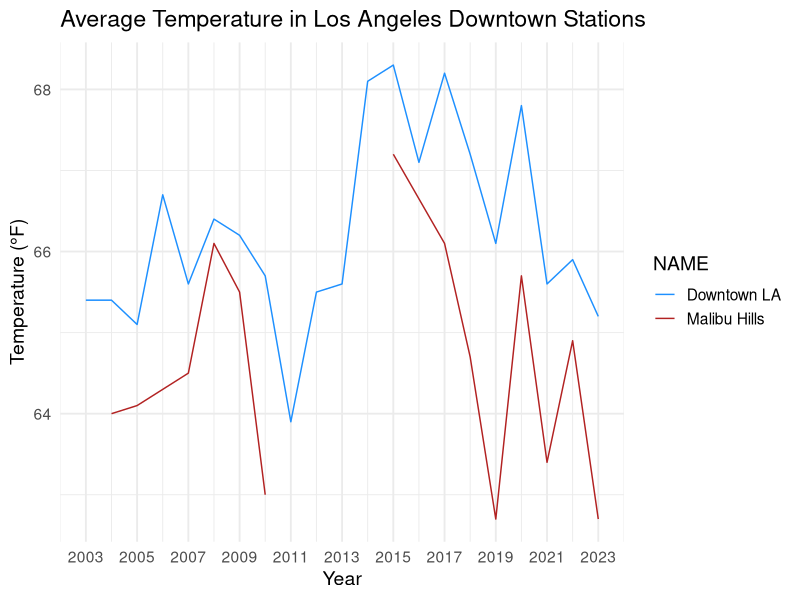
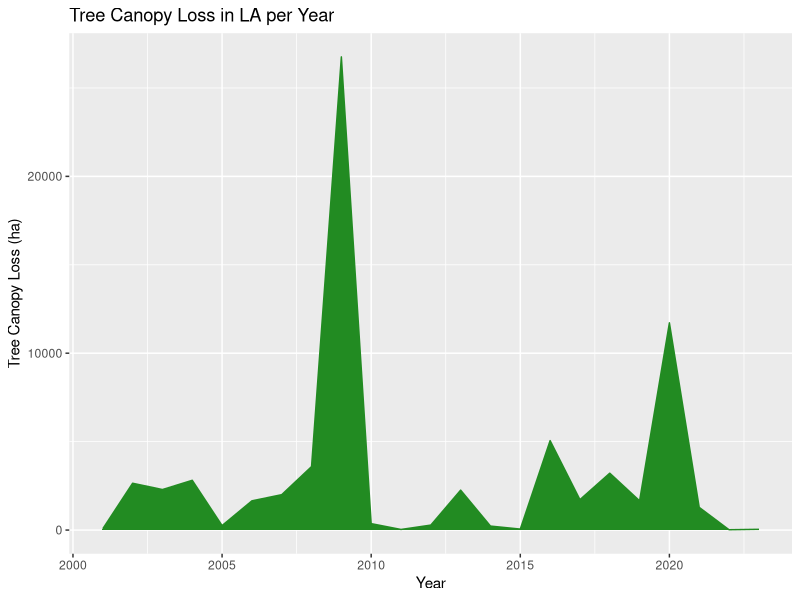
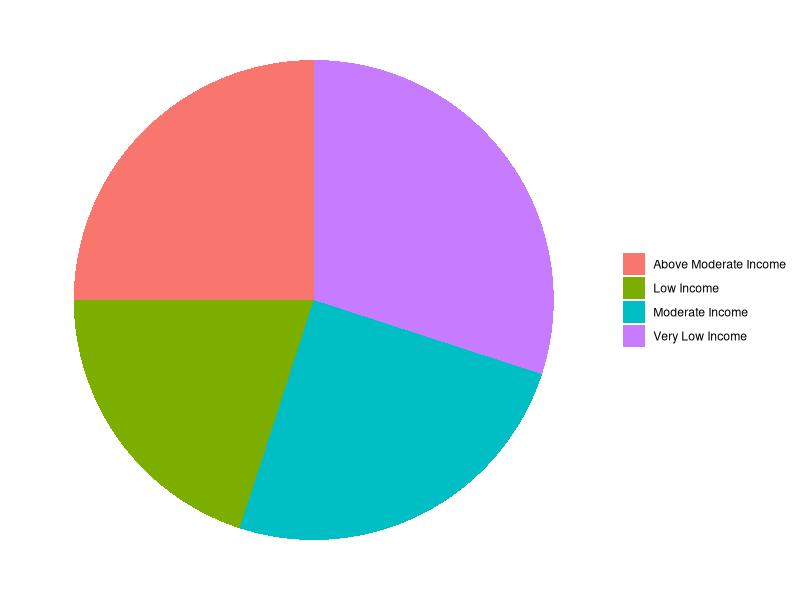

R code for these plots, in order:
## ---- chunk 1
library(here)
library(dplyr)
library(readr)
library(ggplot2)
library(lubridate)
library(tidyverse)
temp_data1<-read_csv(here("data/2003-2005 Temperature Data(in).csv"))
temp_data2<-read_csv(here("data/2006-2012 Temperature Data(in).csv"))
temp_data3<-read_csv(here("data/2013-2019 Temperature Data(in).csv"))
temp_data4<-read_csv(here("data/2020-2023 Temperature Data(in).csv"))


temperature_data<-bind_rows(temp_data1, temp_data2, temp_data3, temp_data4)
## ---- chunk 2

temperature_data$DATE <- as.numeric(temperature_data$DATE)

str(temperature_data$DATE)

downtown_stations <- c("LOS ANGELES DOWNTOWN USC, CA US", "MALIBU HILLS CALIFORNIA, CA US")
temperature_data_filtered <- temperature_data %>%
  filter(NAME %in% downtown_stations)

station_labels<- c("LOS ANGELES DOWNTOWN USC, CA US"="Downtown LA","MALIBU HILLS CALIFORNIA, CA US"='Malibu Hills' )

Temperature_plot <- ggplot(temperature_data_filtered, aes(x = DATE, y = TAVG, color = NAME)) +
  geom_line() +
  scale_x_continuous(
    breaks = seq(2003, 2023, by = 2), 
    labels = seq(2003, 2023, by = 2)) + 
  scale_color_manual(values = c("dodgerblue", "firebrick"), labels = station_labels) +
  labs(
    title = "Average Temperature in Los Angeles Downtown Stations",
    x = "Year",
    y = "Temperature (°F)"
  ) +
  theme_minimal(base_size = 14)

Temperature_plot


## ---- chunk 3
tree_canopy_data<-read_csv(here("data/Tree_canopy_loss/treecover_loss__ha.csv"))

Tree_loss_plot<-ggplot(tree_canopy_data, aes(x=umd_tree_cover_loss__year, y=umd_tree_cover_loss__ha))+
  geom_area(fill="forestgreen",color="forestgreen")+
  labs(x="Year", y="Tree Canopy Loss (ha)", title="Tree Canopy Loss in LA per Year")
Tree_loss_plot
## ---- chunk 4

median_income_data <- read_csv(here("data/Median_Income_and_AMI_(census_tract).csv"))

Median_Pie_data <- data.frame(
  group = c('Low Income', 'Very Low Income', 'Above Moderate Income', 'Moderate Income'),
  value = c(20, 30, 25, 25)  # Example percentages, adjust according to your actual data
)

# Basic pie chart
ggplot(Median_Pie_data, aes(x = "", y = value, fill = group)) +
  geom_bar(stat = "identity", width = 1) +
  coord_polar("y", start = 0) +
  theme_void() +
  theme(legend.title = element_blank())  

